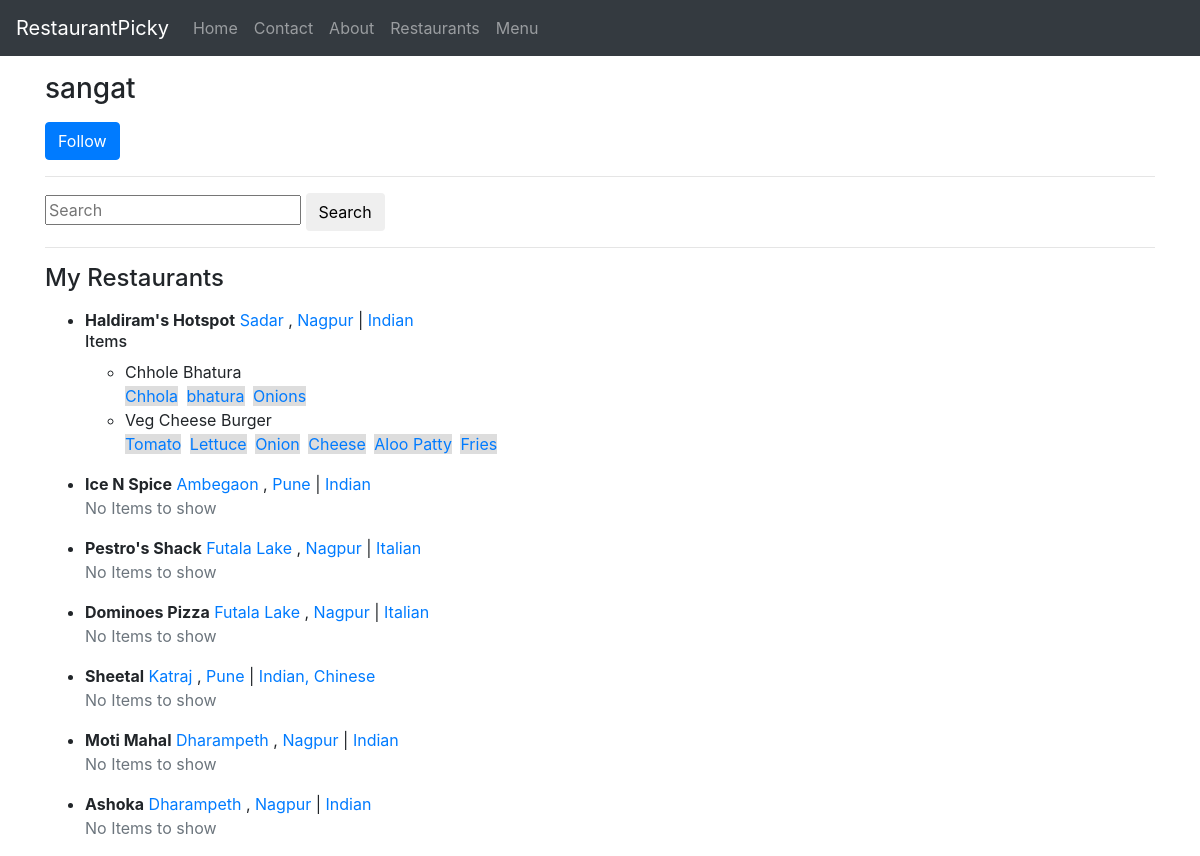
Page /u/sangat/ (signed in) on the committed database.
### restaurants/models.py (models this page shows, shortened)
class RestaurantLocation(models.Model):
	owner 		= models.ForeignKey(User) # class_instance.model_set.all()
	name 		= models.CharField(max_length=120)
	location 	= models.CharField(max_length=120, null=True, blank=True)
	city 		= models.CharField(max_length=120, null=True, blank=True)
	category 	= models.CharField(max_length=120, null=True, blank=True, validators=[validate_category])
	timestamp 	= models.DateTimeField(auto_now_add=True)
	updated 	= models.DateTimeField(auto_now=True)
	slug 		= models.SlugField(null=True, blank=True)
	objects = RestaurantLocationManager() # Important to add!!

### menu/models.py (models this page shows, shortened)
class Item(models.Model):
	user 		= models.ForeignKey(settings.AUTH_USER_MODEL)
	restaurant 	= models.ForeignKey(RestaurantLocation)
	name 		= models.CharField(max_length=120)
	contents 	= models.TextField(help_text="Separate the each ingredient by comma")
	excludes 	= models.TextField(blank=True, null=True, help_text="Separate the each ingredient by comma")
	public 		= models.BooleanField(default=True)
	timestamp	= models.DateTimeField(auto_now_add=True)
	updated		= models.DateTimeField(auto_now=True)
	class Meta:
		ordering = ['-updated', '-timestamp']
	def get_contents(self):
		return self.contents.split(",")
	def __str__(self):
		return self.name

### profiles/views.py (the view)
# urls.py: url(r'^(?P<username>[\w-]+)/$',ProfileDetailView.as_view(), name="detail"),
class ProfileDetailView(DetailView):
	template_name = "profiles/user_detail.html"
	def get_object(self):
		username = self.kwargs.get("username")
		if username is None:
			raise Http404
		return get_object_or_404(User, username__iexact=username, is_active=True)
	def get_context_data(self, *args, **kwargs):
		context = super(ProfileDetailView, self).get_context_data(*args, **kwargs)
		user = context['user']
		is_following = False
		if user.profile in self.request.user.is_following.all():
			is_following = True
		context['is_following'] = is_following
		query = self.request.GET.get("q")
		items_exist = Item.objects.filter(user=user).exists()
		qs = RestaurantLocation.objects.filter(owner=user).search(query)
		if items_exist and qs.exists():
			context['locations'] = qs
		return context

### restaurants/models.py (called while the page is built)
	def search(self, query):
		if query:
			query = query.strip()
			return self.filter(Q(name__icontains=query)|
							   Q(location__icontains=query)|
							   Q(city__icontains=query)|
							   Q(category__icontains=query)|
							   Q(item__name__icontains=query)|
							   Q(item__contents__icontains=query)
						   	   ).distinct()	# RestaurantLocation.objects.all().search(query) # RestaurantLocation.objects.filter(something).search
		else:
			return self

	def get_queryset(self):
		return RestaurantLocationQuerySet(self.model, using=self._db)

### profiles/templates/profiles/user_detail.html
{% extends "base.html" %}
{% block content %}
	<h3>{{ user.username }}</h3>
	<p>{% include "snippets/follow-form.html" with username=user.username is_following=is_following %}</p>
	<hr>
	<p>
	<form class="form" method="GET" action=".">
		<input type="text" placeholder="Search" name="q" value="{{ request.GET.q }}">
		<button class="btn btn-default" type="submit">Search</button>
	</form>
	<hr>
	<h4>My Restaurants</h4>
	<ul>
		{% if locations %}
			{% for rest in locations %}
				<p>
					<li><b>{{ rest.name }}</b>
						<a href="{{ request.path }}?q={{ rest.location }}">{{ rest.location }}</a> ,
						<a href="{{ request.path }}?q={{ rest.city }}">{{ rest.city }}</a> |
						<a href="{{ request.path }}?q={{ rest.category }}">{{ rest.category }}</a><br>
						{% if rest.item_set.all %}
						<h6>Items</h6>
						<ul>
							{% for item in rest.item_set.all %}
								{% if item in user.item_set.all %}
									<li>{{ item }}<br>
									{% for ing in item.get_contents %}
										<a href="{{ request.path }}?q={{ ing }}" style="margin-right: 4px; background-color: #ddd;">{{ ing }}</a>
									{% endfor %}
									</li>
								{% endif %}
							{% endfor %}
						</ul>
						{% else %}
							<h7 class="text-muted">No Items to show</h7>
						{% endif %}
					</li>
				</p>
			{% endfor %}
		{% else %}
			<h6 class="text-muted">No Restaurants to show</h6>
		{% endif %}
	</ul>
	</p>
{% endblock content %}

### rows in the picture
RestaurantLocation: name "Haldiram's Hotspot", location "Sadar", city "Nagpur", category "Indian"
Item: name "Chhole Bhatura", get_contents "Chhola" "bhatura" "Onions"
Item: name "Veg Cheese Burger", get_contents "Tomato" "Lettuce" "Onion" "Cheese" "Aloo Patty" "Fries"
RestaurantLocation: name "Ice N Spice", location "Ambegaon", city "Pune", category "Indian", shows "No Items to show"
RestaurantLocation: name "Pestro's Shack", location "Futala Lake", city "Nagpur", category "Italian", shows "No Items to show"
RestaurantLocation: name "Dominoes Pizza", location "Futala Lake", city "Nagpur", category "Italian", shows "No Items to show"
RestaurantLocation: name "Sheetal", location "Katraj", city "Pune", category "Indian, Chinese", shows "No Items to show"
RestaurantLocation: name "Moti Mahal", location "Dharampeth", city "Nagpur", category "Indian", shows "No Items to show"
RestaurantLocation: name "Ashoka", location "Dharampeth", city "Nagpur", category "Indian", shows "No Items to show"

### other values in the picture
{{ user.username }} "sangat"
